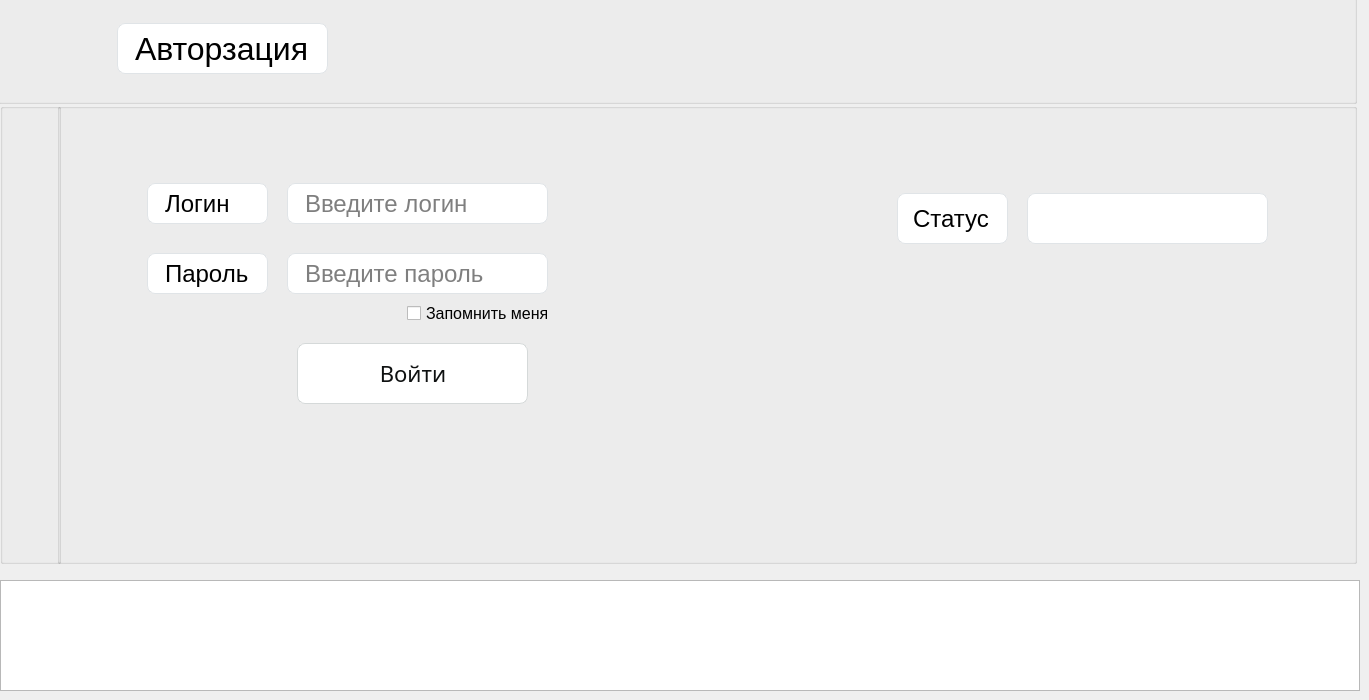
   <widget class="QWidget" name="tab">
    <attribute name="title">
     <string>Авторизация</string>
    </attribute>
    <widget class="QGroupBox" name="groupBox_3">
     <property name="geometry">
      <rect>
       <x>0</x>
       <y>103</y>
       <width>61</width>
       <height>461</height>
      </rect>
     </property>
     <property name="cursor">
      <cursorShape>ArrowCursor</cursorShape>
     </property>
     <property name="styleSheet">
      <string notr="true">groupBox {
	
	background-color: rgb(171, 166, 115);
}</string>
     </property>
     <property name="title">
      <string/>
     </property>
    </widget>
    <widget class="QGroupBox" name="groupBox_4">
     <property name="geometry">
      <rect>
       <x>-3</x>
       <y>-7</y>
       <width>1360</width>
       <height>111</height>
      </rect>
     </property>
     <property name="title">
      <string/>
     </property>
     <widget class="QLineEdit" name="lineEdit_6">
      <property name="geometry">
       <rect>
        <x>120</x>
        <y>30</y>
        <width>211</width>
        <height>51</height>
       </rect>
      </property>
      <property name="font">
       <font>
        <pointsize>24</pointsize>
       </font>
      </property>
      <property name="styleSheet">
       <string notr="true">QLineEdit {
  border-radius: 8px;
  border: 1px solid #e0e4e7;
  padding: 5px 15px;
}
QLineEdit:focus {
  border: 1px solid #d0e3ff;
}
QLineEdit::placeholder {
  color: #767e89;
}</string>
      </property>
      <property name="text">
       <string>Авторзация</string>
      </property>
      <property name="cursorPosition">
       <number>10</number>
      </property>
      <property name="readOnly">
       <bool>true</bool>
      </property>
     </widget>
    </widget>
    <widget class="QTextEdit" name="textEdit_2">
     <property name="geometry">
      <rect>
       <x>0</x>
       <y>580</y>
       <width>1360</width>
       <height>111</height>
      </rect>
     </property>
     <property name="font">
      <font>
       <pointsize>12</pointsize>
      </font>
     </property>
     <property name="readOnly">
      <bool>true</bool>
     </property>
    </widget>
    <widget class="QGroupBox" name="groupBox_7">
     <property name="geometry">
      <rect>
       <x>57</x>
       <y>103</y>
       <width>1300</width>
       <height>461</height>
      </rect>
     </property>
     <property name="title">
      <string/>
     </property>
     <widget class="QLineEdit" name="lineEdit_11">
      <property name="geometry">
       <rect>
        <x>90</x>
        <y>80</y>
        <width>121</width>
        <height>41</height>
       </rect>
      </property>
      <property name="font">
       <font>
        <pointsize>18</pointsize>
       </font>
      </property>
      <property name="styleSheet">
       <string notr="true">QLineEdit {
  border-radius: 8px;
  border: 1px solid #e0e4e7;
  padding: 5px 15px;
}
QLineEdit:focus {
  border: 1px solid #d0e3ff;
}
QLineEdit::placeholder {
  color: #767e89;
}</string>
      </property>
      <property name="text">
       <string>Логин</string>
      </property>
      <property name="cursorPosition">
       <number>5</number>
      </property>
      <property name="readOnly">
       <bool>true</bool>
      </property>
     </widget>
     <widget class="QLineEdit" name="lineEdit_12">
      <property name="geometry">
       <rect>
        <x>230</x>
        <y>80</y>
        <width>261</width>
        <height>41</height>
       </rect>
      </property>
      <property name="font">
       <font>
        <pointsize>18</pointsize>
       </font>
      </property>
      <property name="styleSheet">
       <string notr="true">QLineEdit {
  border-radius: 8px;
  border: 1px solid #e0e4e7;
  padding: 5px 15px;
}
QLineEdit:focus {
  border: 1px solid #d0e3ff;
}
QLineEdit::placeholder {
  color: #767e89;
}</string>
      </property>
      <property name="text">
       <string/>
      </property>
      <property name="cursorPosition">
       <number>0</number>
      </property>
      <property name="readOnly">
       <bool>false</bool>
      </property>
      <property name="placeholderText">
       <string>Введите логин</string>
      </property>
     </widget>
     <widget class="QLineEdit" name="lineEdit_13">
      <property name="geometry">
       <rect>
        <x>230</x>
        <y>150</y>
        <width>261</width>
        <height>41</height>
       </rect>
      </property>
      <property name="font">
       <font>
        <pointsize>18</pointsize>
       </font>
      </property>
      <property name="styleSheet">
       <string notr="true">QLineEdit {
  border-radius: 8px;
  border: 1px solid #e0e4e7;
  padding: 5px 15px;
}
QLineEdit:focus {
  border: 1px solid #d0e3ff;
}
QLineEdit::placeholder {
  color: #767e89;
}</string>
      </property>
      <property name="text">
       <string/>
      </property>
      <property name="echoMode">
       <enum>QLineEdit::NoEcho</enum>
      </property>
      <property name="cursorPosition">
       <number>0</number>
      </property>
      <property name="readOnly">
       <bool>false</bool>
      </property>
      <property name="placeholderText">
       <string>Введите пароль</string>
      </property>
     </widget>
     <widget class="QLineEdit" name="lineEdit_14">
      <property name="geometry">
       <rect>
        <x>90</x>
        <y>150</y>
        <width>121</width>
        <height>41</height>
       </rect>
      </property>
      <property name="font">
       <font>
        <pointsize>18</pointsize>
       </font>
      </property>
      <property name="styleSheet">
       <string notr="true">QLineEdit {
  border-radius: 8px;
  border: 1px solid #e0e4e7;
  padding: 5px 15px;
}
QLineEdit:focus {
  border: 1px solid #d0e3ff;
}
QLineEdit::placeholder {
  color: #767e89;
}</string>
      </property>
      <property name="text">
       <string>Пароль</string>
      </property>
      <property name="cursorPosition">
       <number>6</number>
      </property>
      <property name="readOnly">
       <bool>true</bool>
      </property>
     </widget>
     <widget class="QPushButton" name="pushButton_3">
      <property name="geometry">
       <rect>
        <x>240</x>
        <y>240</y>
        <width>231</width>
        <height>61</height>
       </rect>
      </property>
      <property name="font">
       <font>
        <family>Amazon Ember</family>
        <pointsize>-1</pointsize>
        <underline>false</underline>
        <strikeout>false</strikeout>
       </font>
      </property>
      <property name="cursor">
       <cursorShape>PointingHandCursor</cursorShape>
      </property>
      <property name="styleSheet">
       <string notr="true">
QPushButton {
  background-color: #fff;
  border: 1px solid #d5d9d9;
  border-radius: 8px;
  box-shadow: rgba(213, 217, 217, .5) 0 2px 5px 0;
  box-sizing: border-box;
  color: #0f1111;
  cursor: pointer;
  display: inline-block;
  font-family: &quot;Amazon Ember&quot;,sans-serif;
  font-size: 22px;
  line-height: 29px;
  padding: 0 10px 0 11px;
  position: relative;
  text-align: center;
  text-decoration: none;
  user-select: none;
  -webkit-user-select: none;
  touch-action: manipulation;
  vertical-align: middle;
  width: 100px;
box-shadow: rgba(213, 217, 217, .5) 0 2px 5px 0;
}

QPushButton:hover {
  background-color: #f7fafa;
}

QPushButton:focus {
  border-color: #008296;
  box-shadow: rgba(213, 217, 217, .5) 0 2px 5px 0;
  outline: 0;
}</string>
      </property>
      <property name="text">
       <string>Войти</string>
      </property>
     </widget>
     <widget class="QLineEdit" name="lineEdit_15">
      <property name="geometry">
       <rect>
        <x>970</x>
        <y>90</y>
        <width>241</width>
        <height>51</height>
       </rect>
      </property>
      <property name="font">
       <font>
        <pointsize>18</pointsize>
       </font>
      </property>
      <property name="styleSheet">
       <string notr="true">QLineEdit {
  border-radius: 8px;
  border: 1px solid #e0e4e7;
  padding: 5px 15px;
}
QLineEdit:focus {
  border: 1px solid #d0e3ff;
}
QLineEdit::placeholder {
  color: #767e89;
}</string>
      </property>
      <property name="text">
       <string/>
      </property>
      <property name="cursorPosition">
       <number>0</number>
      </property>
      <property name="readOnly">
       <bool>true</bool>
      </property>
     </widget>
     <widget class="QLineEdit" name="lineEdit_16">
      <property name="geometry">
       <rect>
        <x>840</x>
        <y>90</y>
        <width>111</width>
        <height>51</height>
       </rect>
      </property>
      <property name="font">
       <font>
        <pointsize>18</pointsize>
       </font>
      </property>
      <property name="styleSheet">
       <string notr="true">QLineEdit {
  border-radius: 8px;
  border: 1px solid #e0e4e7;
  padding: 5px 15px;
}
QLineEdit:focus {
  border: 1px solid #d0e3ff;
}
QLineEdit::placeholder {
  color: #767e89;
}</string>
      </property>
      <property name="text">
       <string>Статус</string>
      </property>
      <property name="cursorPosition">
       <number>6</number>
      </property>
      <property name="readOnly">
       <bool>true</bool>
      </property>
     </widget>
     <widget class="QCheckBox" name="checkBox">
      <property name="geometry">
       <rect>
        <x>350</x>
        <y>200</y>
        <width>141</width>
        <height>21</height>
       </rect>
      </property>
      <property name="font">
       <font>
        <pointsize>12</pointsize>
       </font>
      </property>
      <property name="styleSheet">
       <string notr="true"/>
      </property>
      <property name="text">
       <string>Запомнить меня</string>
      </property>
     </widget>
    </widget>
    <zorder>groupBox_4</zorder>
    <zorder>textEdit_2</zorder>
    <zorder>groupBox_3</zorder>
    <zorder>groupBox_7</zorder>
   </widget>
